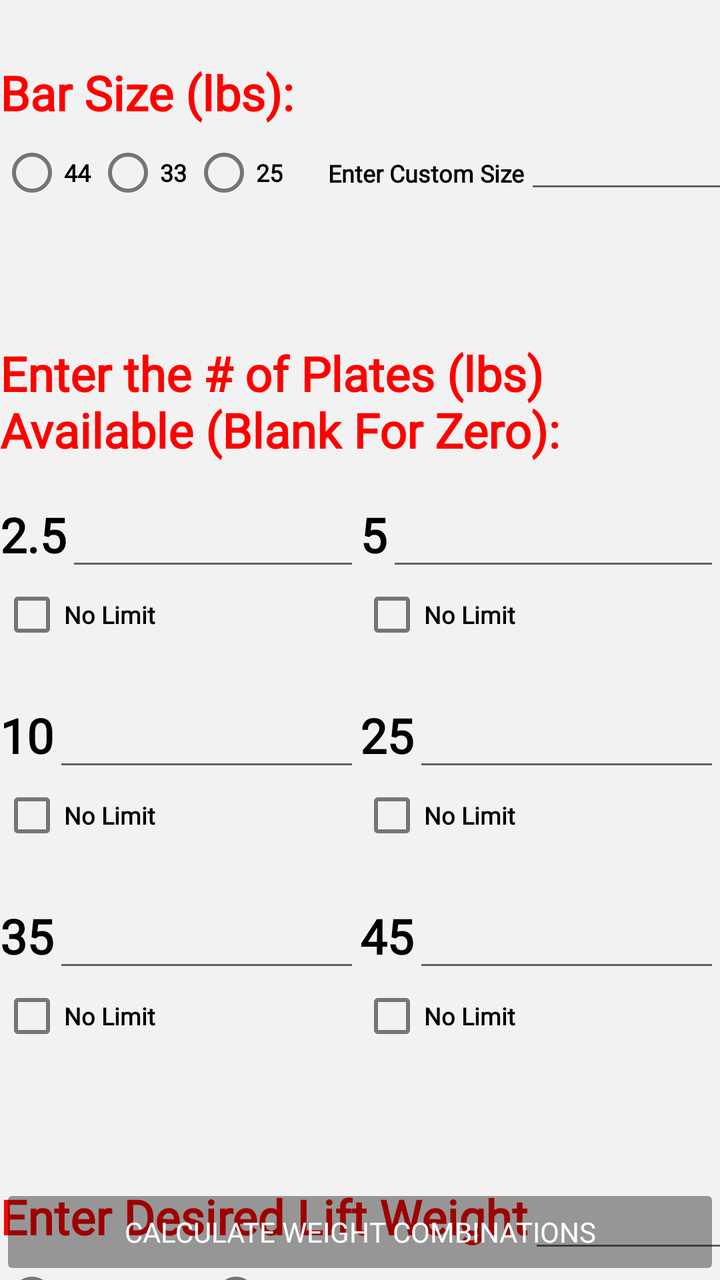
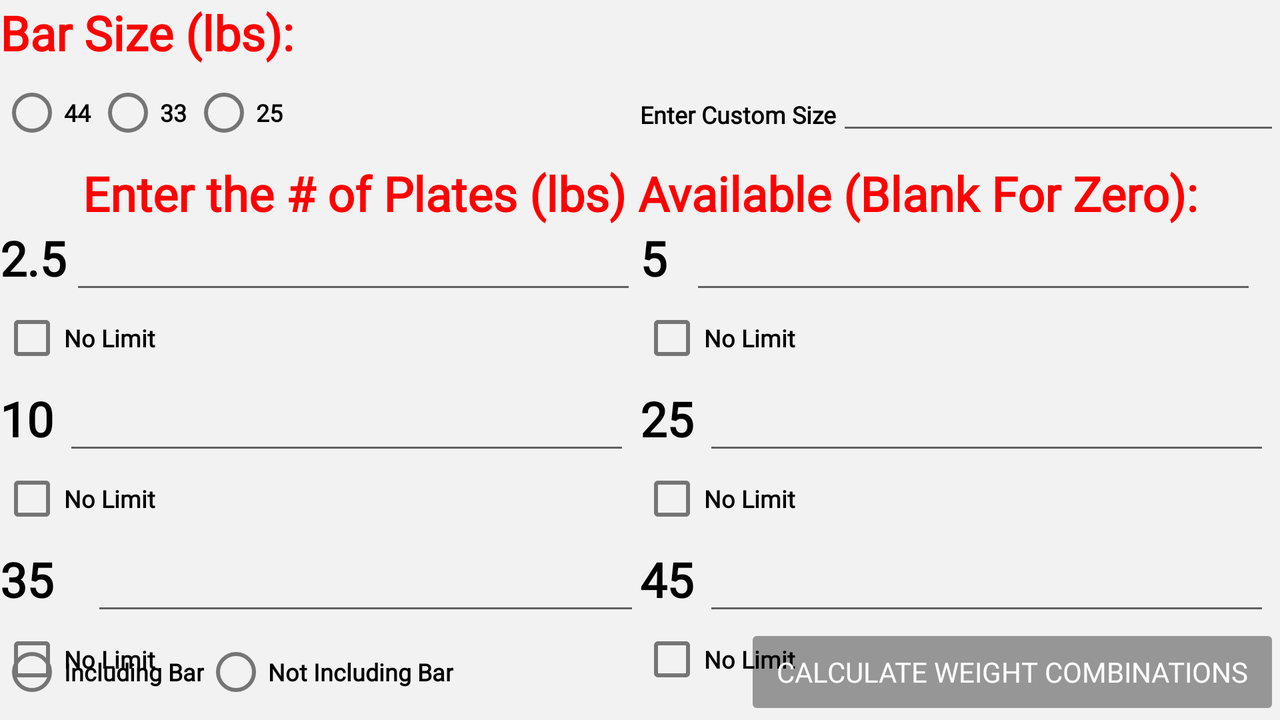

First picture: res/layout/ on a phone held upright. Second picture: the repository's own variant of that layout, on a device whose configuration matches the variant's folder. Source for both follows.
<!-- AndroidManifest.xml: application theme Theme.BarbellWeightCalculator -->
<!-- res/layout/fragment_weight.xml -->
<?xml version="1.0" encoding="utf-8"?>
<androidx.constraintlayout.widget.ConstraintLayout xmlns:android="http://schemas.android.com/apk/res/android"
    xmlns:app="http://schemas.android.com/apk/res-auto"
    xmlns:tools="http://schemas.android.com/tools"
    android:layout_width="match_parent"
    android:layout_height="match_parent"
    tools:context="fragments.WeightFragment"
    android:background="@color/light_gray">

    <CheckBox
        android:id="@+id/noLimitFortyFive"
        android:layout_width="wrap_content"
        android:layout_height="wrap_content"
        android:text="@string/limit"
        app:layout_constraintStart_toStartOf="@+id/middleGuide"
        app:layout_constraintTop_toBottomOf="@+id/fortyfivelabel"
        style="@style/BodyText"/>

    <CheckBox
        android:id="@+id/noLimitThirtyFive"
        android:layout_width="wrap_content"
        android:layout_height="wrap_content"
        android:text="@string/limit"
        app:layout_constraintStart_toStartOf="parent"
        app:layout_constraintTop_toBottomOf="@+id/thirtyfivelabel"
        style="@style/BodyText"/>

    <TextView
        android:id="@+id/fortyfivelabel"
        android:layout_width="wrap_content"
        android:layout_height="wrap_content"
        android:layout_marginTop="20dp"
        android:text="@string/forty_five"
        app:layout_constraintStart_toStartOf="@+id/middleGuide"
        app:layout_constraintTop_toBottomOf="@+id/noLimitTwentyFive"
        style="@style/SecondaryWeightText"/>

    <TextView
        android:id="@+id/thirtyfivelabel"
        android:layout_width="wrap_content"
        android:layout_height="wrap_content"
        android:layout_marginTop="20dp"
        android:text="@string/thirty_five"

        app:layout_constraintStart_toStartOf="parent"
        app:layout_constraintTop_toBottomOf="@+id/noLimitTen"
        style="@style/SecondaryWeightText"/>

    <EditText
        android:id="@+id/limitFortyFive"
        android:layout_width="0dp"
        android:layout_height="wrap_content"
        android:ems="10"
        android:inputType="number"
        app:layout_constraintBaseline_toBaselineOf="@+id/fortyfivelabel"
        app:layout_constraintEnd_toEndOf="parent"
        app:layout_constraintStart_toEndOf="@+id/fortyfivelabel"
        style="@style/SecondaryWeightText"/>

    <EditText
        android:id="@+id/limitThirtyFive"
        android:layout_width="0dp"
        android:layout_height="wrap_content"
        android:ems="10"
        android:inputType="number"
        app:layout_constraintBaseline_toBaselineOf="@+id/thirtyfivelabel"
        app:layout_constraintEnd_toStartOf="@+id/middleGuide"
        app:layout_constraintStart_toEndOf="@+id/thirtyfivelabel"
        style="@style/SecondaryWeightText"/>

    <EditText
        android:id="@+id/limitTwentyFive"
        android:layout_width="0dp"
        android:layout_height="wrap_content"
        android:ems="10"
        android:inputType="number"
        app:layout_constraintBaseline_toBaselineOf="@+id/twentyfivelabel"
        app:layout_constraintEnd_toEndOf="parent"
        app:layout_constraintStart_toEndOf="@+id/twentyfivelabel"
        style="@style/SecondaryWeightText"/>

    <CheckBox
        android:id="@+id/noLimitTwentyFive"
        android:layout_width="wrap_content"
        android:layout_height="wrap_content"
        android:text="@string/limit"
        app:layout_constraintStart_toStartOf="@+id/middleGuide"
        app:layout_constraintTop_toBottomOf="@+id/twentyfivelabel"
        style="@style/BodyText"/>

    <TextView
        android:id="@+id/twentyfivelabel"
        android:layout_width="wrap_content"
        android:layout_height="wrap_content"
        android:layout_marginTop="20dp"
        android:text="@string/twenty_five"
        android:textSize="24sp"
        app:layout_constraintStart_toStartOf="@+id/middleGuide"
        app:layout_constraintTop_toBottomOf="@+id/noLimitFive"
        style="@style/SecondaryWeightText"/>

    <CheckBox
        android:id="@+id/noLimitTen"
        android:layout_width="wrap_content"
        android:layout_height="wrap_content"
        android:text="@string/limit"
        app:layout_constraintStart_toStartOf="parent"
        app:layout_constraintTop_toBottomOf="@+id/tenlabel"
        style="@style/BodyText"/>

    <EditText
        android:id="@+id/limitTen"
        android:layout_width="0dp"
        android:layout_height="wrap_content"
        android:ems="10"
        android:inputType="number"
        app:layout_constraintBaseline_toBaselineOf="@+id/tenlabel"
        app:layout_constraintEnd_toStartOf="@+id/middleGuide"
        app:layout_constraintStart_toEndOf="@+id/tenlabel"
        style="@style/SecondaryWeightText"/>

    <TextView
        android:id="@+id/tenlabel"
        android:layout_width="wrap_content"
        android:layout_height="wrap_content"
        android:layout_marginTop="20dp"
        android:text="@string/ten"

        app:layout_constraintStart_toStartOf="parent"
        app:layout_constraintTop_toBottomOf="@+id/noLimitTwoHalf"
        style="@style/SecondaryWeightText"/>

    <EditText
        android:id="@+id/limitFive"
        android:layout_width="0dp"
        android:layout_height="wrap_content"
        android:ems="10"
        android:inputType="number"
        app:layout_constraintBaseline_toBaselineOf="@+id/fivelabel"
        app:layout_constraintEnd_toEndOf="parent"
        app:layout_constraintStart_toEndOf="@+id/fivelabel"
        style="@style/SecondaryWeightText"/>

    <CheckBox
        android:id="@+id/noLimitFive"
        android:layout_width="wrap_content"
        android:layout_height="wrap_content"
        android:text="@string/limit"
        app:layout_constraintStart_toStartOf="@+id/middleGuide"
        app:layout_constraintTop_toBottomOf="@+id/fivelabel"
        style="@style/BodyText"/>

    <TextView
        android:id="@+id/fivelabel"
        android:layout_width="wrap_content"
        android:layout_height="wrap_content"
        android:layout_marginTop="20dp"
        android:text="@string/five"
        app:layout_constraintStart_toStartOf="@+id/middleGuide"
        app:layout_constraintTop_toBottomOf="@+id/numberOfWeights"
        style="@style/SecondaryWeightText"/>

    <androidx.constraintlayout.widget.Guideline
        android:id="@+id/middleGuide"
        android:layout_width="wrap_content"
        android:layout_height="wrap_content"
        android:orientation="vertical"
        app:layout_constraintGuide_percent="0.5" />

    <TextView
        android:id="@+id/barLabel"
        android:layout_width="wrap_content"
        android:layout_height="wrap_content"
        android:layout_marginTop="30dp"
        android:text="@string/bar_label"
        android:textSize="24sp"
        app:layout_constraintStart_toStartOf="parent"
        app:layout_constraintTop_toTopOf="parent"
        style="@style/SecondaryHeaderText"
        />

    <RadioGroup
        android:id="@+id/barRadioGroup"
        android:layout_width="wrap_content"
        android:layout_height="wrap_content"
        android:orientation="horizontal"
        app:layout_constraintStart_toStartOf="parent"
        app:layout_constraintTop_toBottomOf="@+id/barLabel">

        <RadioButton
            android:id="@+id/twentyfiveweight"
            android:layout_width="match_parent"
            android:layout_height="wrap_content"
            android:text="@string/forty_four"
            style="@style/BodyText"/>

        <RadioButton
            android:id="@+id/thirtythreeweight"
            android:layout_width="match_parent"
            android:layout_height="wrap_content"
            android:text="@string/thirty_three"
            style="@style/BodyText"/>

        <RadioButton
            android:id="@+id/fortyfourweight"
            android:layout_width="match_parent"
            android:layout_height="wrap_content"
            android:text="@string/twenty_five"
            style="@style/BodyText"/>
    </RadioGroup>

    <TextView
        android:id="@+id/customLabel"
        style="@style/BodyText"
        android:layout_width="wrap_content"
        android:layout_height="wrap_content"
        android:layout_marginStart="20dp"
        android:layout_marginBottom="60dp"
        android:fontFamily="@font/merriweather_sans"
        android:text="@string/customize"
        app:layout_constraintBottom_toTopOf="@+id/numberOfWeights"
        app:layout_constraintStart_toEndOf="@+id/barRadioGroup"
        app:layout_constraintTop_toTopOf="@+id/barRadioGroup" />

    <EditText
        android:id="@+id/customBarNumber"
        android:layout_width="wrap_content"
        android:layout_height="wrap_content"
        android:ems="10"

        android:inputType="numberDecimal"
        app:layout_constraintBaseline_toBaselineOf="@+id/customLabel"
        app:layout_constraintStart_toEndOf="@+id/customLabel"
        style="@style/BodyText"/>

    <TextView
        android:id="@+id/numberOfWeights"
        android:layout_width="wrap_content"
        android:layout_height="wrap_content"
        android:layout_marginTop="60dp"
        android:text="@string/limit_weight_label"
        android:textSize="24sp"
        app:layout_constraintEnd_toEndOf="parent"
        app:layout_constraintStart_toStartOf="parent"
        app:layout_constraintTop_toBottomOf="@+id/barRadioGroup"
        style="@style/SecondaryHeaderText"/>

    <TextView
        android:id="@+id/twohalflabel"
        android:layout_width="wrap_content"
        android:layout_height="wrap_content"
        android:layout_marginTop="20dp"
        android:text="@string/two_half"
        android:textSize="24sp"
        app:layout_constraintStart_toStartOf="parent"
        app:layout_constraintTop_toBottomOf="@+id/numberOfWeights"
        style="@style/SecondaryWeightText"/>

    <EditText
        android:id="@+id/limitTwoHalf"
        android:layout_width="0dp"
        android:layout_height="wrap_content"
        android:ems="10"
        android:inputType="number"
        app:layout_constraintBaseline_toBaselineOf="@+id/twohalflabel"
        app:layout_constraintEnd_toStartOf="@+id/middleGuide"
        app:layout_constraintStart_toEndOf="@+id/twohalflabel"
        style="@style/SecondaryWeightText"/>

    <CheckBox
        android:id="@+id/noLimitTwoHalf"
        android:layout_width="wrap_content"
        android:layout_height="wrap_content"
        android:text="@string/limit"
        app:layout_constraintStart_toStartOf="parent"
        app:layout_constraintTop_toBottomOf="@+id/twohalflabel"
        style="@style/BodyText"/>

    <TextView
        android:id="@+id/weightTargetLabel"
        android:layout_width="wrap_content"
        android:layout_height="wrap_content"
        android:layout_marginTop="60dp"
        android:text="@string/target_label"
        android:textSize="24sp"
        app:layout_constraintStart_toStartOf="parent"
        app:layout_constraintTop_toBottomOf="@+id/noLimitThirtyFive"
        style="@style/SecondaryHeaderText"/>

    <EditText
        android:id="@+id/weightTarget"
        android:layout_width="0dp"
        android:layout_height="wrap_content"
        android:ems="10"
        android:inputType="numberDecimal"
        app:layout_constraintBaseline_toBaselineOf="@+id/weightTargetLabel"
        app:layout_constraintStart_toEndOf="@+id/weightTargetLabel"
        style="@style/SecondaryWeightText"/>

    <RadioGroup
        android:id="@+id/includingBarGroup"
        android:layout_width="wrap_content"
        android:layout_height="wrap_content"
        android:orientation="horizontal"
        app:layout_constraintStart_toStartOf="parent"
        app:layout_constraintTop_toBottomOf="@+id/weightTargetLabel">

        <RadioButton
            android:id="@+id/includeBarRadio"
            android:layout_width="match_parent"
            android:layout_height="wrap_content"
            android:text="@string/include_bar_menu"
            style="@style/BodyText"/>

        <RadioButton
            android:id="@+id/notIncludeBarRadio"
            android:layout_width="wrap_content"
            android:layout_height="wrap_content"
            android:text="@string/not_include"
            style="@style/BodyText"/>
    </RadioGroup>

    <Button
        android:id="@+id/calculateWeightButton"
        android:layout_width="0dp"
        android:layout_height="wrap_content"
        android:text="@string/calculate_label"
        app:layout_constraintBottom_toBottomOf="parent"
        app:layout_constraintEnd_toEndOf="parent"
        app:layout_constraintStart_toStartOf="parent"
        android:enabled="false"
        style="@style/Widget.AppTheme.Button"/>
</androidx.constraintlayout.widget.ConstraintLayout>
<!-- resources referenced by this layout -->
<resources>
  <color name="light_gray">#f2f2f2</color>
  <string name="bar_label">Bar Size (lbs):</string>
  <string name="calculate_label">Calculate Weight Combinations</string>
  <string name="customize">Enter Custom Size</string>
  <string name="five">5</string>
  <string name="forty_five">45</string>
  <string name="forty_four">44</string>
  <string name="include_bar_menu">Including Bar</string>
  <string name="limit">No Limit</string>
  <string name="limit_weight_label">Enter the # of Plates (lbs) Available (Blank For Zero):</string>
  <string name="not_include">Not Including Bar</string>
  <string name="target_label">Enter Desired Lift Weight</string>
  <string name="ten">10</string>
  <string name="thirty_five">35</string>
  <string name="thirty_three">33</string>
  <string name="twenty_five">25</string>
  <string name="two_half">2.5</string>
  <style name="BodyText" parent="TextAppearance.AppCompat">
          <item name="android:textColor">@color/black</item>
          <item name="android:textSize">12sp</item>
          <item name="android:textStyle">bold</item>
          
          <item name="android:fontFamily">@font/merriweather_sans</item>
          
      </style>
  <style name="SecondaryHeaderText" parent="TextAppearance.AppCompat">
          <item name="android:textColor">@color/red</item>
          <item name="android:textSize">24sp</item>
          <item name="android:textStyle">bold</item>
          
          <item name="android:fontFamily">@font/proxima_nova_alt_regular</item>
      </style>
  <style name="SecondaryWeightText" parent="TextAppearance.AppCompat">
          <item name="android:textColor">@color/black</item>
          <item name="android:textSize">24sp</item>
          <item name="android:textStyle">bold</item>
          
          <item name="android:fontFamily">@font/proxima_nova_alt_regular</item>
      </style>
  <style name="Widget.AppTheme.Button" parent="Widget.AppCompat.Button">
      <item name="backgroundTint">@drawable/button_color</item>
      <item name="android:textColor">@color/white</item>
      
      <item name="android:fontFamily">@font/helvetica_neue_medium_extended</item>
  
  </style>
  <style name="Theme.BarbellWeightCalculator" parent="Theme.MaterialComponents.DayNight.NoActionBar">
          
          <item name="colorPrimary">@color/purple_500</item>
          <item name="colorPrimaryVariant">@color/black</item>
          <item name="colorOnPrimary">@color/white</item>
          
          <item name="colorSecondary">@color/teal_200</item>
          <item name="colorSecondaryVariant">@color/teal_700</item>
          <item name="colorOnSecondary">@color/black</item>
          
          <item name="android:statusBarColor" tools:targetApi="l">?attr/colorPrimaryVariant</item>
          
      </style>
  <color name="black">#000000</color>
  <color name="red">#FF0000</color>
  <!-- drawable button_color (drawable) -->
  <?xml version="1.0" encoding="utf-8"?>
  <selector xmlns:android="http://schemas.android.com/apk/res/android">
      <item android:state_enabled="false" android:color="@color/material_on_background_disabled"  />
      <item android:color="@color/light_black"/>
  </selector>
  <color name="white">#FFFFFFFF</color>
  <color name="purple_500">#FF6200EE</color>
  <color name="teal_200">#FF03DAC5</color>
  <color name="teal_700">#FF018786</color>
  <color name="light_black">#4c4c4c</color>
</resources>
<!-- res/layout-land/fragment_weight.xml (the repository's variant of the layout above) -->
<!-- drawn on the phone turned sideways -->
<?xml version="1.0" encoding="utf-8"?>
<androidx.constraintlayout.widget.ConstraintLayout xmlns:android="http://schemas.android.com/apk/res/android"
    xmlns:app="http://schemas.android.com/apk/res-auto"
    xmlns:tools="http://schemas.android.com/tools"
    android:layout_width="match_parent"
    android:layout_height="match_parent"
    android:background="@color/light_gray"
    tools:context="fragments.WeightFragment">

    <CheckBox
        android:id="@+id/noLimitFortyFive"
        style="@style/BodyText"
        android:layout_width="wrap_content"
        android:layout_height="wrap_content"
        android:text="@string/limit"
        app:layout_constraintStart_toStartOf="@+id/middleGuide"
        app:layout_constraintTop_toBottomOf="@+id/fortyfivelabel" />

    <CheckBox
        android:id="@+id/noLimitThirtyFive"
        style="@style/BodyText"
        android:layout_width="wrap_content"
        android:layout_height="wrap_content"
        android:text="@string/limit"
        app:layout_constraintStart_toStartOf="parent"
        app:layout_constraintTop_toBottomOf="@+id/thirtyfivelabel" />

    <TextView
        android:id="@+id/fortyfivelabel"
        style="@style/SecondaryWeightText"
        android:layout_width="wrap_content"
        android:layout_height="wrap_content"
        android:text="@string/forty_five"
        android:textSize="24sp"
        app:layout_constraintStart_toStartOf="@+id/middleGuide"
        app:layout_constraintTop_toBottomOf="@+id/noLimitTwentyFive" />

    <TextView
        android:id="@+id/thirtyfivelabel"
        style="@style/SecondaryWeightText"
        android:layout_width="wrap_content"
        android:layout_height="wrap_content"
        android:text="@string/thirty_five"
        android:textSize="24sp"
        app:layout_constraintStart_toStartOf="parent"
        app:layout_constraintTop_toBottomOf="@+id/noLimitTen" />

    <EditText
        android:id="@+id/limitFortyFive"
        style="@style/SecondaryWeightText"
        android:layout_width="wrap_content"
        android:layout_height="wrap_content"
        android:ems="10"
        android:inputType="number"
        app:layout_constraintBaseline_toBaselineOf="@+id/fortyfivelabel"
        app:layout_constraintEnd_toEndOf="parent"
        app:layout_constraintStart_toEndOf="@+id/fortyfivelabel" />

    <EditText
        android:id="@+id/limitThirtyFive"
        style="@style/SecondaryWeightText"
        android:layout_width="0dp"
        android:layout_height="wrap_content"
        android:layout_marginStart="19dp"
        android:ems="10"
        android:inputType="number"
        app:layout_constraintBaseline_toBaselineOf="@+id/thirtyfivelabel"
        app:layout_constraintEnd_toStartOf="@+id/middleGuide"
        app:layout_constraintStart_toEndOf="@+id/thirtyfivelabel" />

    <EditText
        android:id="@+id/limitTwentyFive"
        style="@style/SecondaryWeightText"
        android:layout_width="wrap_content"
        android:layout_height="wrap_content"
        android:ems="10"
        android:inputType="number"
        app:layout_constraintBaseline_toBaselineOf="@+id/twentyfivelabel"
        app:layout_constraintEnd_toEndOf="parent"
        app:layout_constraintStart_toEndOf="@+id/twentyfivelabel" />

    <CheckBox
        android:id="@+id/noLimitTwentyFive"
        style="@style/BodyText"
        android:layout_width="wrap_content"
        android:layout_height="wrap_content"
        android:text="@string/limit"
        app:layout_constraintStart_toStartOf="@+id/middleGuide"
        app:layout_constraintTop_toBottomOf="@+id/twentyfivelabel" />

    <TextView
        android:id="@+id/twentyfivelabel"
        style="@style/SecondaryWeightText"
        android:layout_width="wrap_content"
        android:layout_height="wrap_content"
        android:text="@string/twenty_five"
        android:textSize="24sp"
        app:layout_constraintStart_toStartOf="@+id/middleGuide"
        app:layout_constraintTop_toBottomOf="@+id/noLimitFive" />

    <CheckBox
        android:id="@+id/noLimitTen"
        style="@style/BodyText"
        android:layout_width="wrap_content"
        android:layout_height="wrap_content"
        android:text="@string/limit"
        app:layout_constraintStart_toStartOf="parent"
        app:layout_constraintTop_toBottomOf="@+id/tenlabel" />

    <EditText
        android:id="@+id/limitTen"
        style="@style/SecondaryWeightText"
        android:layout_width="wrap_content"
        android:layout_height="wrap_content"
        android:ems="10"
        android:inputType="number"
        app:layout_constraintBaseline_toBaselineOf="@+id/tenlabel"
        app:layout_constraintEnd_toStartOf="@+id/middleGuide"
        app:layout_constraintStart_toEndOf="@+id/tenlabel" />

    <TextView
        android:id="@+id/tenlabel"
        style="@style/SecondaryWeightText"
        android:layout_width="wrap_content"
        android:layout_height="wrap_content"
        android:text="@string/ten"
        android:textSize="24sp"
        app:layout_constraintStart_toStartOf="parent"
        app:layout_constraintTop_toBottomOf="@+id/noLimitTwoHalf" />

    <EditText
        android:id="@+id/limitFive"
        style="@style/SecondaryWeightText"
        android:layout_width="wrap_content"
        android:layout_height="wrap_content"
        android:ems="10"
        android:inputType="number"
        app:layout_constraintBaseline_toBaselineOf="@+id/fivelabel"
        app:layout_constraintEnd_toEndOf="parent"
        app:layout_constraintStart_toEndOf="@+id/fivelabel" />

    <CheckBox
        android:id="@+id/noLimitFive"
        style="@style/BodyText"
        android:layout_width="wrap_content"
        android:layout_height="wrap_content"
        android:text="@string/limit"
        app:layout_constraintStart_toStartOf="@+id/middleGuide"
        app:layout_constraintTop_toBottomOf="@+id/fivelabel" />

    <TextView
        android:id="@+id/fivelabel"
        style="@style/SecondaryWeightText"
        android:layout_width="wrap_content"
        android:layout_height="wrap_content"
        android:text="@string/five"
        android:textSize="24sp"
        app:layout_constraintStart_toStartOf="@+id/middleGuide"
        app:layout_constraintTop_toBottomOf="@+id/numberOfWeights" />

    <androidx.constraintlayout.widget.Guideline
        android:id="@+id/middleGuide"
        android:layout_width="wrap_content"
        android:layout_height="wrap_content"
        android:orientation="vertical"
        app:layout_constraintGuide_percent="0.5" />

    <TextView
        android:id="@+id/barLabel"
        style="@style/SecondaryHeaderText"
        android:layout_width="wrap_content"
        android:layout_height="wrap_content"
        android:text="@string/bar_label"
        android:textSize="24sp"
        app:layout_constraintStart_toStartOf="parent"
        app:layout_constraintTop_toTopOf="parent" />

    <RadioGroup
        android:id="@+id/barRadioGroup"
        android:layout_width="wrap_content"
        android:layout_height="wrap_content"
        android:orientation="horizontal"
        app:layout_constraintStart_toStartOf="parent"
        app:layout_constraintTop_toBottomOf="@+id/barLabel">

        <RadioButton
            android:id="@+id/twentyfiveweight"
            style="@style/BodyText"
            android:layout_width="match_parent"
            android:layout_height="wrap_content"
            android:text="@string/forty_four" />

        <RadioButton
            android:id="@+id/thirtythreeweight"
            style="@style/BodyText"
            android:layout_width="match_parent"
            android:layout_height="wrap_content"
            android:text="@string/thirty_three" />

        <RadioButton
            android:id="@+id/fortyfourweight"
            style="@style/BodyText"
            android:layout_width="match_parent"
            android:layout_height="wrap_content"
            android:text="@string/twenty_five" />
    </RadioGroup>

    <TextView
        android:id="@+id/customLabel"
        style="@style/BodyText"
        android:layout_width="wrap_content"
        android:layout_height="wrap_content"
        android:layout_marginBottom="15dp"
        android:text="@string/customize"
        app:layout_constraintBottom_toTopOf="@+id/numberOfWeights"
        app:layout_constraintStart_toStartOf="@+id/middleGuide" />

    <EditText
        android:id="@+id/customBarNumber"
        style="@style/BodyText"
        android:layout_width="0dp"
        android:layout_height="wrap_content"
        android:ems="10"
        android:inputType="numberDecimal"
        app:layout_constraintBaseline_toBaselineOf="@+id/customLabel"
        app:layout_constraintEnd_toEndOf="parent"
        app:layout_constraintStart_toEndOf="@+id/customLabel" />

    <TextView
        android:id="@+id/numberOfWeights"
        style="@style/SecondaryHeaderText"
        android:layout_width="wrap_content"
        android:layout_height="wrap_content"
        android:text="@string/limit_weight_label"
        android:textSize="24sp"
        app:layout_constraintEnd_toEndOf="parent"
        app:layout_constraintStart_toStartOf="parent"
        app:layout_constraintTop_toBottomOf="@+id/barRadioGroup" />

    <TextView
        android:id="@+id/twohalflabel"
        style="@style/SecondaryWeightText"
        android:layout_width="wrap_content"
        android:layout_height="wrap_content"
        android:text="@string/two_half"
        android:textSize="24sp"
        app:layout_constraintStart_toStartOf="parent"
        app:layout_constraintTop_toBottomOf="@+id/numberOfWeights" />

    <EditText
        android:id="@+id/limitTwoHalf"
        style="@style/SecondaryWeightText"
        android:layout_width="wrap_content"
        android:layout_height="wrap_content"
        android:ems="10"
        android:inputType="number"
        app:layout_constraintBaseline_toBaselineOf="@+id/twohalflabel"
        app:layout_constraintEnd_toStartOf="@+id/middleGuide"
        app:layout_constraintStart_toEndOf="@+id/twohalflabel" />

    <CheckBox
        android:id="@+id/noLimitTwoHalf"
        style="@style/BodyText"
        android:layout_width="wrap_content"
        android:layout_height="wrap_content"
        android:text="@string/limit"
        app:layout_constraintStart_toStartOf="parent"
        app:layout_constraintTop_toBottomOf="@+id/twohalflabel" />

    <TextView
        android:id="@+id/weightTargetLabel"
        style="@style/SecondaryHeaderText"
        android:layout_width="wrap_content"
        android:layout_height="wrap_content"
        android:text="@string/target_label"
        android:textSize="24sp"
        app:layout_constraintStart_toStartOf="parent"
        app:layout_constraintTop_toBottomOf="@+id/noLimitThirtyFive" />

    <EditText
        android:id="@+id/weightTarget"
        style="@style/SecondaryWeightText"
        android:layout_width="0dp"
        android:layout_height="wrap_content"
        android:ems="10"
        android:inputType="numberDecimal"
        app:layout_constraintBaseline_toBaselineOf="@+id/weightTargetLabel"
        app:layout_constraintStart_toEndOf="@+id/weightTargetLabel" />

    <RadioGroup
        android:id="@+id/includingBarGroup"
        android:layout_width="wrap_content"
        android:layout_height="wrap_content"
        android:orientation="horizontal"
        app:layout_constraintBottom_toBottomOf="parent"
        app:layout_constraintStart_toStartOf="parent">

        <RadioButton
            android:id="@+id/includeBarRadio"
            style="@style/BodyText"
            android:layout_width="match_parent"
            android:layout_height="wrap_content"
            android:text="@string/include_bar_menu" />

        <RadioButton
            android:id="@+id/notIncludeBarRadio"
            style="@style/BodyText"
            android:layout_width="wrap_content"
            android:layout_height="wrap_content"
            android:text="@string/not_include" />
    </RadioGroup>

    <Button
        android:id="@+id/calculateWeightButton"
        style="@style/Widget.AppTheme.Button"
        android:layout_width="wrap_content"
        android:layout_height="wrap_content"
        android:enabled="false"
        android:text="@string/calculate_label"
        app:layout_constraintBottom_toBottomOf="parent"
        app:layout_constraintEnd_toEndOf="parent" />
</androidx.constraintlayout.widget.ConstraintLayout>
